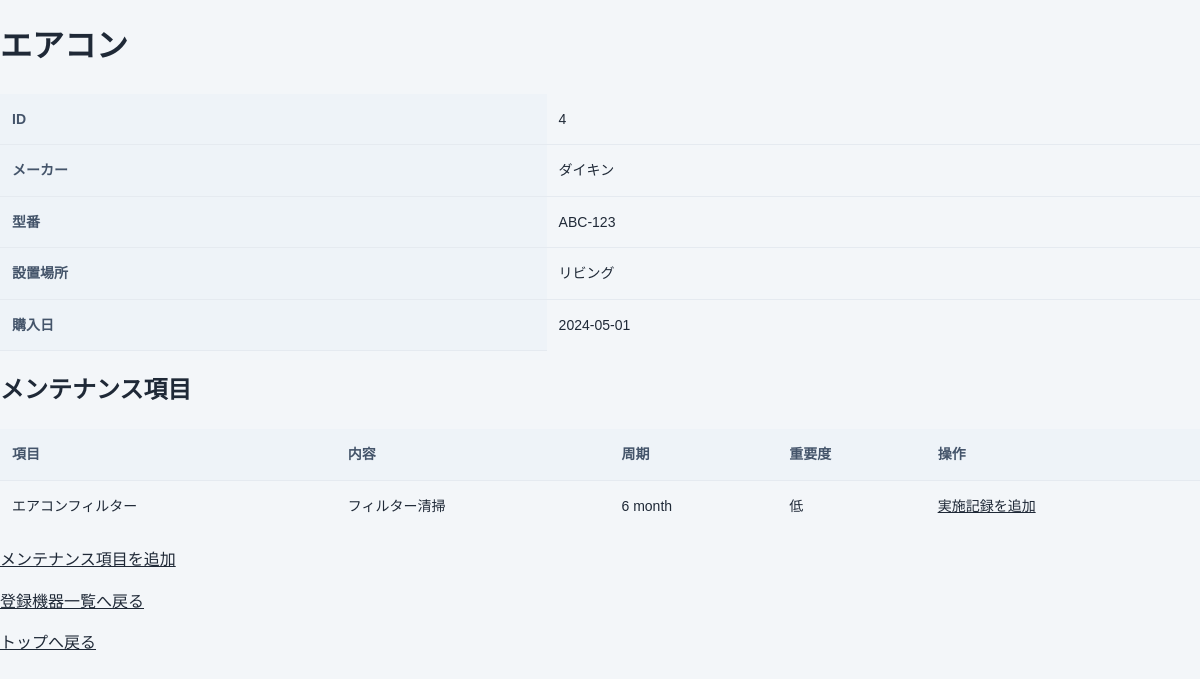
The page /devices/4 on the database its author committed.
### tables this page shows
CREATE TABLE devices (
        id INTEGER PRIMARY KEY AUTOINCREMENT,
        name TEXT NOT NULL,
        manufacturer TEXT,
        model_number TEXT,
        location TEXT,
        purchase_date TEXT
    );

CREATE TABLE maintenance_plans (
        id INTEGER PRIMARY KEY AUTOINCREMENT,
        device_id INTEGER NOT NULL,
        name TEXT NOT NULL,
        description TEXT,
        interval_value INTEGER,
        interval_unit TEXT,
        priority TEXT,
        FOREIGN KEY (device_id) REFERENCES devices(id)
    );

### main.py (the view)
@app.get("/devices/{device_id}")  # FastAPIのURLルーティング用の記法
def device_detail(
    request: Request,
    device_id: int
):
    connection = sqlite3.connect(DB_PATH)
    cursor = connection.cursor()
    cursor.execute("""
        SELECT
            id,
            name,
            manufacturer,
            model_number,
            location,
            purchase_date
        FROM devices
        WHERE id = ?
    """, (
        device_id,
    ))
    row = cursor.fetchone()
    if row is None:
        connection.close()
        raise HTTPException(
            status_code=404,
            detail="機器が見つかりません"
        )
    device = {
        "id": row[0],
        "name": row[1],
        "manufacturer": row[2],
        "model_number": row[3],
        "location": row[4],
        "purchase_date": row[5]
    }
    cursor.execute("""
        SELECT
            id,
            device_id,
            name,
            description,
            interval_value,
            interval_unit,
            priority
        FROM maintenance_plans
        WHERE device_id = ?
        ORDER BY id
    """, (
        device_id,
    ))
    rows = cursor.fetchall()  # 結局返ってくる形はリストの中にタプル(1行分)が入っている形になる
    maintenance_plans = []
    for row in rows:
        maintenance_plans.append({
            "id": row[0],
            "device_id": row[1],
            "name": row[2],
            "description": row[3],
            "interval_value": row[4],
            "interval_unit": row[5],
            "priority": row[6]
        })
    connection.close()
    return templates.TemplateResponse(
        request=request,
        name="device_detail.html",
        context={
            "device": device,
            "maintenance_plans": maintenance_plans
        }
    )

### templates/device_detail.html (shortened to what this page needs)
<!DOCTYPE html>
<html lang="ja">
<head>
    <link rel="stylesheet" href="/static/style.css">
</head>
<body>
    <h1>{{ device.name }}</h1>
    <table>
        <tr>
            <th>ID</th>
            <td>{{ device.id }}</td>
        </tr>
        <tr>
            <th>メーカー</th>
            <td>{{ device.manufacturer }}</td>
        </tr>
        <tr>
            <th>型番</th>
            <td>{{ device.model_number }}</td>
        </tr>
        <tr>
            <th>設置場所</th>
            <td>{{ device.location }}</td>
        </tr>
        <tr>
            <th>購入日</th>
            <td>{{ device.purchase_date }}</td>
        </tr>
    </table>
    <h2>メンテナンス項目</h2>
    <table>
        <thead>
            <tr>
                <th>項目</th>
                <th>内容</th>
                <th>周期</th>
                <th>重要度</th>
                <th>操作</th>
            </tr>
        </thead>
        <tbody>
            {% for plan in maintenance_plans %}
            <tr>
                <td>{{ plan.name }}</td>
                <td>{{ plan.description }}</td>
                <td>
                    {{ plan.interval_value }}
                    {{ plan.interval_unit }}
                </td>
                <td>{{ plan.priority }}</td>
                <td>
                <a href="/devices/{{ device.id }}/maintenance-plans/{{ plan.id }}/records/new">
                    実施記録を追加
                </a>
            </td>
            </tr>
            {% else %}
            <tr>
                <td colspan="4">
                    メンテナンス項目はまだありません。
                </td>
            </tr>
            {% endfor %}
        </tbody>
    </table>
    <p>
        <a href="/devices/{{ device.id }}/maintenance/new">
            メンテナンス項目を追加
        </a>
    </p>
    <p>
        <a href="/devices">登録機器一覧へ戻る</a>
    </p>
    <p>
        <a href="/">トップへ戻る</a>
    </p>
</body>
</html>

### static/style.css (style rules this page uses)
* { box-sizing: border-box; }
body { margin: 0; font-family: "Yu Gothic", "Meiryo", sans-serif; background: #f3f6f9; color: #1f2937; line-height: 1.6; }
a { color: inherit; }
table { width: 100%; min-width: 640px; border-collapse: collapse; font-size: 14px; }
th, td { padding: 14px 12px; text-align: left; border-bottom: 1px solid #e5eaf0; }
th { background: #eef3f8; color: #44546a; white-space: nowrap; }
td:first-child { white-space: nowrap; }
tbody tr:last-child td { border-bottom: 0; }

### rows shown on the page
devices: name "エアコン", id "4", manufacturer "ダイキン", model_number "ABC-123", location "リビング", purchase_date "2024-05-01"
maintenance_plans: name "エアコンフィルター", description "フィルター清掃", interval_value "6", interval_unit "month", priority "低"
